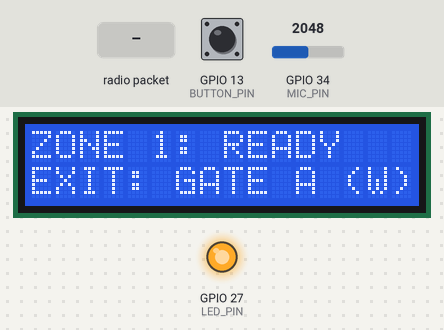
Simulated run of this sketch. Board: ESP32. Parts: 16×2 character LCD, output pins drawn as LEDs (lit = HIGH). Dashed ring = blinking. Inputs (shaded band) come from the test bench; at power-on: GPIO 13 (BUTTON_PIN) HIGH, GPIO 34 (MIC_PIN) = 2048. No radio packets arrive unless stated; the audio player accepts every command and is not drawn; what the sketch prints to the serial monitor is not drawn.

Above: at 1.2 s.
At 3.5 s:
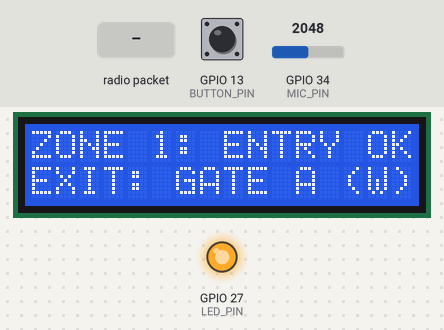
3.6 s: GPIO 13 (BUTTON_PIN) pulled LOW for 0.15 s
At 3.85 s:
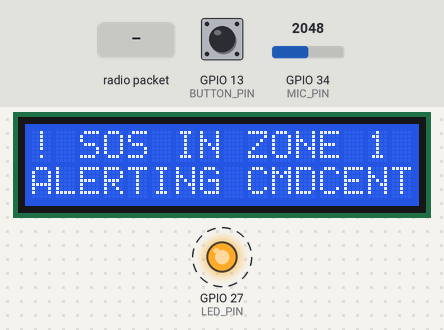
4.3 s: radio packet "SIREN_ON" arrives
At 5.8 s:
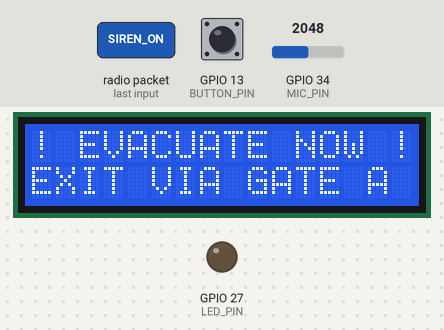
5.9 s: GPIO 13 (BUTTON_PIN) pulled LOW for 1 s
At 7.3 s:
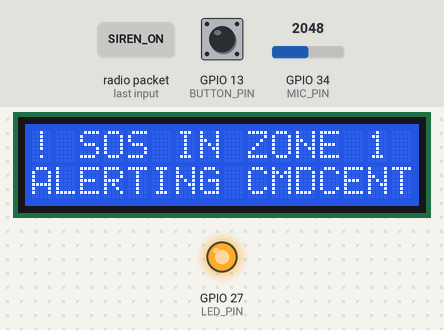
7.5 s: GPIO 13 (BUTTON_PIN) pulled LOW for 3.2 s
Timing chart, 0 to 19.7 s (numbered marks = the images above; inputs shaded):
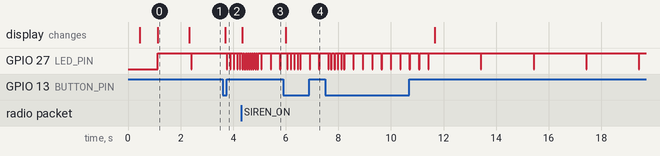

The sketch:

zonal_esp32.ino
```cpp
// ============================================================================
// CrowdShield — Production Zonal Field Node Firmware (Universal Master)
// Board: ESP32 DevKit V1
// Dual Radio: 433MHz SX1278 LoRa Long-Range + 2.4GHz ESP-NOW Mesh Fallback
// Peripherals: 1602 LCD Display + DFPlayer Mini Audio + SOS Button + Status LED
// ============================================================================
//
// PHYSICAL PIN CONNECTIONS (IDENTICAL FOR ALL 3 ZONAL NODES):
// ----------------------------------------------------------------------------
// 1. SOS PUSH BUTTON:
//    - One leg        -> ESP32 GPIO 13
//    - Other leg      -> ESP32 GND
//    (Internal pull-up enabled; pressing button pulls GPIO 13 to LOW)
//
// 2. STATUS / VISUAL ALARM LED:
//    - Anode (Long leg)  -> ESP32 GPIO 27 (via 330Ω resistor)
//    - Cathode (Short)   -> ESP32 GND
//
// 3. 1602 LCD DISPLAY (Direct 4-Bit Parallel Mode):
//    - Pin 1 (VSS/GND)   -> GND
//    - Pin 2 (VDD/5V)    -> 5V (ESP32 VIN)
//    - Pin 3 (VO)        -> 1kΩ or 1.5kΩ resistor to GND (Optimal contrast)
//    - Pin 4 (RS)        -> ESP32 GPIO 21
//    - Pin 5 (RW)        -> GND (Write mode)
//    - Pin 6 (E)         -> ESP32 GPIO 22
//    - Pin 11 (D4)       -> ESP32 GPIO 17
//    - Pin 12 (D5)       -> ESP32 GPIO 16
//    - Pin 13 (D6)       -> ESP32 GPIO 4
//    - Pin 14 (D7)       -> ESP32 GPIO 15
//    - Pin 15 (A/BLA)    -> 5V (via 220Ω resistor or directly to 3.3V)
//    - Pin 16 (K/BLK)    -> GND
//
// 4. DFPLAYER MINI MP3 PLAYER & 3W SPEAKER:
//    - Pin 1 (VCC)       -> 5V (ESP32 VIN)
//    - Pin 2 (RX)        -> 1kΩ resistor -> ESP32 GPIO 26 (TX2)
//    - Pin 3 (TX)        -> ESP32 GPIO 25 (RX2)
//    - Pin 6 (SPK_1)     -> Speaker terminal 1
//    - Pin 7 (GND)       -> GND
//    - Pin 8 (SPK_2)     -> Speaker terminal 2
//
// 5. SX1278 LORA TRANSCEIVER (Ra-02 433MHz):
//    - 3.3V              -> ESP32 3.3V (CRITICAL: NEVER CONNECT TO 5V!)
//    - GND               -> GND
//    - NSS (CS)          -> ESP32 GPIO 5
//    - RST               -> ESP32 GPIO 14
//    - DIO0              -> ESP32 GPIO 33
//    - SCK               -> ESP32 GPIO 18
//    - MISO              -> ESP32 GPIO 19
//    - MOSI              -> ESP32 GPIO 23
// ============================================================================

#include <SPI.h>
#include <LoRa.h>
#include <esp_now.h>
#include <WiFi.h>
#include <esp_wifi.h>
#include <HardwareSerial.h>
#include <DFRobotDFPlayerMini.h>
#include <LiquidCrystal.h>

// ============================================================================
// CONFIGURATION: CHOOSE ZONE (Set to 1, 2, or 3)
// CHANGE ONLY THIS SINGLE LINE TO SWITCH ZONES!
// ============================================================================
#define ZONE_ID 1

#if ZONE_ID == 1
  const char* NODE_NAME  = "NODE-Z1";
  const char* ZONE_NAME  = "MAIN GATE PLAZA";
  const char* EXIT_POINT = "GATE A (WEST)";
  const char* EVAC_MSG   = "EXIT VIA GATE A ";
  const char* IDLE_MSG   = "EXIT: GATE A (W)";
#elif ZONE_ID == 2
  const char* NODE_NAME  = "NODE-Z2";
  const char* ZONE_NAME  = "EAST CHOKE TNL";
  const char* EXIT_POINT = "GATE B (NORTH)";
  const char* EVAC_MSG   = "EXIT VIA GATE B ";
  const char* IDLE_MSG   = "EXIT: GATE B (N)";
#elif ZONE_ID == 3
  const char* NODE_NAME  = "NODE-Z3";
  const char* ZONE_NAME  = "CENTRAL ARENA";
  const char* EXIT_POINT = "GATE C (SOUTH)";
  const char* EVAC_MSG   = "EXIT VIA GATE C ";
  const char* IDLE_MSG   = "EXIT: GATE C (S)";
#else
  #error "INVALID ZONE_ID! Must be 1, 2, or 3."
#endif

// Pin Assignments
// SILENT PRESENTATION MODE: Set to 1 to mute hardware speaker for Judge Presentation
#define SILENT_PRESENTATION_MODE 0
#define BUTTON_PIN 13   // SOS Button connected to GPIO 13 and GND
#define LED_PIN    27   // Status & Alarm LED
#define MIC_PIN    34   // Optional sound/mic analog sensor (ADC1)

// DFPlayer Mini on HardwareSerial 2
#define DF_RX_PIN  25   // Connects to DFPlayer TX
#define DF_TX_PIN  26   // Connects through 1kΩ to DFPlayer RX

// SX1278 LoRa SPI Pins
#define LORA_SS    5    // Chip Select (NSS)
#define LORA_RST   14   // Hardware Reset
#define LORA_DIO0  33   // Packet Ready IRQ
#define LORA_BAND  433E6 // 433 MHz for SX1278

// 1602 LCD: RS=21, E=22, D4=17, D5=16, D6=4, D7=15
LiquidCrystal lcd(21, 22, 17, 16, 4, 15);

HardwareSerial dfSerial(2);
DFRobotDFPlayerMini myDFPlayer;

bool dfPlayerOnline = false;
bool loraOnline = false;

// Robust Button Debounce & Edge Detection
int lastRawButtonReading = HIGH;
int stableButtonState = HIGH;
unsigned long lastDebounceTime = 0;
const unsigned long DEBOUNCE_DELAY_MS = 80;

unsigned long lastSend = 0;
unsigned long lastDownlinkHeard = 0;
unsigned long sosLatchUntil = 0;
uint32_t seqCounter = 0;
int currentDisplayedState = 0; // 0=Normal, 1=SOS, 2=Evac, 3=Caution, 4=AllClear

// ESP-NOW Broadcast MAC Address (FF:FF:FF:FF:FF:FF)
uint8_t broadcastAddress[] = {0xFF, 0xFF, 0xFF, 0xFF, 0xFF, 0xFF};

// Volatile state for audio & display playback triggered from downlink
volatile int pendingTrackToPlay = 0;
volatile int pendingAlertLevel = 0;
volatile bool pendingLcdUpdate = false;
char pendingLcdLine1[17] = "";
char pendingLcdLine2[17] = "";

// LCD Helper to print formatted 16-character lines cleanly (Anti-Flicker Text Caching)
static char lastLcdLine1[17] = "";
static char lastLcdLine2[17] = "";

void updateLcd(const char* line1, const char* line2) {
  char buf1[17];
  char buf2[17];
  snprintf(buf1, sizeof(buf1), "%-16s", line1 ? line1 : "");
  snprintf(buf2, sizeof(buf2), "%-16s", line2 ? line2 : "");

  // Skip hardware write if display content has not changed - eliminates 100% of LCD flickering!
  if (strncmp(lastLcdLine1, buf1, 16) == 0 && strncmp(lastLcdLine2, buf2, 16) == 0) {
    return;
  }
  strncpy(lastLcdLine1, buf1, 16);
  lastLcdLine1[16] = '\0';
  strncpy(lastLcdLine2, buf2, 16);
  lastLcdLine2[16] = '\0';

  lcd.setCursor(0, 0);
  lcd.print(buf1);
  lcd.setCursor(0, 1);
  lcd.print(buf2);
}

// ============================================================================
// TELEMETRY TRANSMITTER (TRANSMITS DUAL BURST: LORA 433MHz + ESP-NOW 2.4GHz)
// ============================================================================
void transmitPacket(bool isSosActive) {
  seqCounter++;
  float volts = 4.12;
  int pct = 90;
  int micVal = analogRead(MIC_PIN);
  int motionDetected = (micVal > 3000) ? 1 : 0;

  String pkt = "{\"node\":\"" + String(NODE_NAME) + "\"" +
               ",\"z\":" + String(ZONE_ID) +
               ",\"sos\":" + String(isSosActive ? 1 : 0) +
               ",\"mo\":" + String(motionDetected) +
               ",\"seq\":" + String(seqCounter) +
               ",\"batteryVolts\":" + String(volts, 2) +
               ",\"batteryPct\":" + String(pct) + "}";

  // 1. Transmit via 433MHz SX1278 LoRa
  if (loraOnline) {
    LoRa.beginPacket();
    LoRa.print(pkt);
    LoRa.endPacket();
    LoRa.receive(); // Immediately resume continuous receive mode
  }

  // 2. Transmit via 2.4GHz ESP-NOW Mesh
  esp_now_send(broadcastAddress, (uint8_t*)pkt.c_str(), pkt.length());

  if (isSosActive) {
    Serial.printf("[TX 🚨 SOS] (LoRa:%s, ESP-NOW:OK) %s\n", loraOnline ? "OK" : "OFF", pkt.c_str());
    digitalWrite(LED_PIN, LOW); delay(25); digitalWrite(LED_PIN, HIGH);
  } else {
    Serial.printf("[TX Heartbeat] %s (LoRa:%s)\n", pkt.c_str(), loraOnline ? "OK" : "OFF");
    digitalWrite(LED_PIN, LOW); delay(15); digitalWrite(LED_PIN, HIGH);
  }
}

// ============================================================================
// DOWNLINK COMMAND PROCESSOR (SHARED BY LORA AND ESP-NOW)
// ============================================================================
void processDownlinkCommand(const String& incoming, const char* sourceName) {
  Serial.printf("[%s RX Downlink] %s\n", sourceName, incoming.c_str());

  // 1. Support pipe-delimited display format: "zNum|alertLevel|instructionText" (e.g. "1|3|FIRE IN Z2 - REROUTE VIA GATE A")
  if (incoming.indexOf('|') != -1) {
    int firstPipe = incoming.indexOf('|');
    int targetZ = incoming.substring(0, firstPipe).toInt();
    if (targetZ == ZONE_ID || targetZ == 0) {
      int secondPipe = incoming.indexOf('|', firstPipe + 1);
      if (secondPipe != -1) {
        int pipeLvl = incoming.substring(firstPipe + 1, secondPipe).toInt();
        String textPayload = incoming.substring(secondPipe + 1);
        textPayload.trim();
        lastDownlinkHeard = millis();
        int pipeTrack = (pipeLvl >= 3) ? 1 : ((pipeLvl == 2) ? 2 : 3);
        pendingTrackToPlay = pipeTrack;
        pendingAlertLevel = pipeLvl;

        // Display zone-specific instruction and exit arrow on 1602 LCD
        String l1 = textPayload.substring(0, min(16, (int)textPayload.length()));
        String l2 = (textPayload.length() > 16) ? textPayload.substring(16, min(32, (int)textPayload.length())) : "";
        // Thread-safe LCD buffer (rendered in loop to avoid ISR race)
        snprintf(pendingLcdLine1, sizeof(pendingLcdLine1), "%-16s", l1.c_str());
        snprintf(pendingLcdLine2, sizeof(pendingLcdLine2), "%-16s", l2.c_str());
        pendingLcdUpdate = true;
        currentDisplayedState = (pipeLvl >= 3) ? 2 : ((pipeLvl == 2) ? 3 : 4);
        return;
      }
    }
  }

  // 2. Support standard JSON format
  bool isForThisZone = false;
  String myZStr1 = "\"z\":" + String(ZONE_ID);
  String myZStr2 = "\"z\": " + String(ZONE_ID);
  String bCastStr1 = "\"z\":0";
  String bCastStr2 = "\"z\": 0";

  if (incoming.indexOf(myZStr1) != -1 || incoming.indexOf(myZStr2) != -1 ||
      incoming.indexOf(bCastStr1) != -1 || incoming.indexOf(bCastStr2) != -1 ||
      incoming.indexOf("SIREN_ON") != -1) {
    isForThisZone = true;
  }

  if (!isForThisZone) {
    return; // Ignore downlinks intended for other zones
  }

  lastDownlinkHeard = millis();

  int trackNum = 1;
  int lvlNum = 3;

  if (incoming.indexOf("\"track\":1") != -1 || incoming.indexOf("\"track\": 1") != -1 ||
      incoming.indexOf("0001") != -1 || incoming.indexOf("EVACUATE") != -1 ||
      incoming.indexOf("SIREN_ON") != -1 || incoming.indexOf("INST-01") != -1 || incoming.indexOf("FALL") != -1) {
    trackNum = 1;
    lvlNum = 3;
  } else if (incoming.indexOf("\"track\":2") != -1 || incoming.indexOf("\"track\": 2") != -1 ||
             incoming.indexOf("0002") != -1 || incoming.indexOf("CAUTION") != -1 ||
             incoming.indexOf("INST-02") != -1) {
    trackNum = 2;
    lvlNum = 2;
  } else if (incoming.indexOf("\"track\":3") != -1 || incoming.indexOf("\"track\": 3") != -1 ||
             incoming.indexOf("0003") != -1 || incoming.indexOf("CLEAR") != -1 ||
             incoming.indexOf("STANDBY") != -1 || incoming.indexOf("INST-03") != -1) {
    trackNum = 3;
    lvlNum = 1;
  }

  pendingTrackToPlay = trackNum;
  pendingAlertLevel = lvlNum;
}

// ESP-NOW Receive Callback
#if defined(ESP_ARDUINO_VERSION_MAJOR) && (ESP_ARDUINO_VERSION_MAJOR >= 3)
void onDataRecv(const esp_now_recv_info_t *info, const uint8_t *incomingData, int len) {
#else
void onDataRecv(const uint8_t *mac, const uint8_t *incomingData, int len) {
#endif
  if (len <= 0) return;
  char buffer[256];
  int copyLen = (len < 255) ? len : 255;
  memcpy(buffer, incomingData, copyLen);
  buffer[copyLen] = '\0';
  String incoming = String(buffer);
  incoming.trim();
  processDownlinkCommand(incoming, "ESP-NOW");
}

// ============================================================================
// SETUP
// ============================================================================
void setup() {
  Serial.begin(115200);
  delay(300);

  pinMode(BUTTON_PIN, INPUT_PULLUP);
  pinMode(LED_PIN, OUTPUT);
  pinMode(MIC_PIN, INPUT);
  digitalWrite(LED_PIN, LOW);

  // Read initial button state after pull-up settles
  delay(50);
  int bootButtonState = digitalRead(BUTTON_PIN);
  lastRawButtonReading = bootButtonState;
  stableButtonState = bootButtonState;

  // 1. Initialize 1602 LCD Display
  lcd.begin(16, 2);
  updateLcd("CROWDSHIELD NODE", "INITIALIZING...");

  Serial.println("\n=======================================================");
  Serial.printf(" CROWDSHIELD NODE: %s (Zone %d - %s)\n", NODE_NAME, ZONE_ID, ZONE_NAME);
  Serial.printf(" Designated Exit: %s\n", EXIT_POINT);
  Serial.println(" Radios: 433MHz SX1278 LoRa + 2.4GHz ESP-NOW Mesh");
  Serial.printf(" Peripherals: 1602 LCD + DFPlayer + SOS (Pin %d) + LED (Pin 27)\n", BUTTON_PIN);
  Serial.println("=======================================================");

  if (bootButtonState == LOW) {
    Serial.printf(" [NOTICE] SOS Button on GPIO %d is LOW at boot. Alert suppressed until released.\n\n", BUTTON_PIN);
  } else {
    Serial.printf(" [OK] SOS Button on GPIO %d is READY (HIGH = Released).\n\n", BUTTON_PIN);
  }

  // 2. Initialize DFPlayer Mini Audio on HardwareSerial 2
  dfSerial.begin(9600, SERIAL_8N1, DF_RX_PIN, DF_TX_PIN);
  delay(150);

  myDFPlayer.begin(dfSerial, false, false);
  dfPlayerOnline = true;
  #if SILENT_PRESENTATION_MODE
  myDFPlayer.volume(0); // Muted for Judge Presentation
  Serial.println("[DFPlayer] Speaker Muted (SILENT_PRESENTATION_MODE Active for Judges)");
#else
  myDFPlayer.volume(24); // Stable volume prevents power dip
  Serial.println("[DFPlayer] Active & Ready on TX2 Pin 26 (Volume 24)");
#endif

  // 3. Initialize SX1278 LoRa Radio (433MHz)
  LoRa.setPins(LORA_SS, LORA_RST, LORA_DIO0);
  if (LoRa.begin(LORA_BAND)) {
    loraOnline = true;
    LoRa.setSpreadingFactor(9);
    LoRa.setSignalBandwidth(125E3);
    LoRa.setTxPower(14, true); // +14dBm prevents close-range receiver saturation while keeping 500m+ range
    LoRa.receive(); // Enter continuous RX mode immediately
    Serial.println("[LoRa 433MHz] SX1278 Online & Active (SF9, BW125kHz, +14dBm Anti-Saturation)");
  } else {
    Serial.println("[LoRa 433MHz] Warning: SX1278 not found. Falling back to ESP-NOW 2.4GHz mesh!");
  }

  // 4. Initialize ESP-NOW Mesh Fallback Radio (Wi-Fi Channel 1 Locked)
  WiFi.mode(WIFI_STA);
  WiFi.disconnect();
  esp_wifi_set_promiscuous(true);
  esp_wifi_set_channel(1, WIFI_SECOND_CHAN_NONE);
  esp_wifi_set_promiscuous(false);

  if (esp_now_init() == ESP_OK) {
    Serial.println("[ESP-NOW 2.4GHz] Mesh Channel 1 Online & Initialized!");

    #if defined(ESP_ARDUINO_VERSION_MAJOR) && (ESP_ARDUINO_VERSION_MAJOR >= 3)
      esp_now_register_recv_cb(onDataRecv);
    #else
      esp_now_register_recv_cb(onDataRecv);
    #endif

    // Register Broadcast Peer (FF:FF:FF:FF:FF:FF)
    esp_now_peer_info_t peerInfo = {};
    memcpy(peerInfo.peer_addr, broadcastAddress, 6);
    peerInfo.channel = 1;
    peerInfo.encrypt = false;
    esp_now_add_peer(&peerInfo);
  }

  // Steady Green / Solid ON LED confirms node is live and monitoring
  digitalWrite(LED_PIN, HIGH);

  // Ready Screen on 1602 LCD
  char readyLine[17];
  snprintf(readyLine, sizeof(readyLine), "ZONE %d: READY", ZONE_ID);
  updateLcd(readyLine, IDLE_MSG);
  delay(1200);

  char normalLine[17];
  snprintf(normalLine, sizeof(normalLine), "ZONE %d: ENTRY OK", ZONE_ID);
  updateLcd(normalLine, IDLE_MSG);
}

// ============================================================================
// MAIN LOOP
// ============================================================================
void loop() {
  unsigned long now = millis();

  // Render thread-safe LCD update from downlink if available
  if (pendingLcdUpdate) {
    pendingLcdUpdate = false;
    updateLcd(pendingLcdLine1, pendingLcdLine2);
  }

  // --------------------------------------------------------------------------
  // 1. CHECK FOR INCOMING LORA DOWNLINK PACKETS
  // --------------------------------------------------------------------------
  if (loraOnline) {
    int packetSize = LoRa.parsePacket();
    if (packetSize) {
      String loraIncoming = "";
      while (LoRa.available()) {
        loraIncoming += (char)LoRa.read();
      }
      loraIncoming.trim();
      processDownlinkCommand(loraIncoming, "LoRa");
    }
  }

  // --------------------------------------------------------------------------
  // 2. EXECUTE DOWNLINK ACTIONS (AUDIO PLAYBACK + LCD + STROBE)
  // --------------------------------------------------------------------------
  if (pendingTrackToPlay > 0) {
    int track = pendingTrackToPlay;
    int lvl = pendingAlertLevel;
    pendingTrackToPlay = 0;

    static unsigned long lastAudioPlayTime = 0;
    static int lastAudioTrack = 0;

    // Debounce downlink commands to prevent continuous loop lockup and audio restart
    if (now - lastAudioPlayTime > 3000 || track != lastAudioTrack) {
      lastAudioPlayTime = now;
      lastAudioTrack = track;
#if SILENT_PRESENTATION_MODE
      Serial.printf("\n>>> [ACTION] Warning Track %d Triggered (Audio Muted for Judges Presentation) <<<\n", track);
#else
      Serial.printf("\n>>> [ACTION] Playing Warning Message Track %d on DFPlayer Mini (Level %d) <<<\n", track, lvl);
      myDFPlayer.volume(24);
      myDFPlayer.play(track);
#endif

      // Update 1602 LCD Display and Visual LED only on fresh command / cooldown
      if (track == 1) {
        // PRESET 1: EMERGENCY EVACUATION (Targeted to designated exit)
        updateLcd("! EVACUATE NOW !", EVAC_MSG);
        currentDisplayedState = 2;
        for (int i = 0; i < 8; i++) {
          digitalWrite(LED_PIN, LOW); delay(40); yield();
          digitalWrite(LED_PIN, HIGH); delay(40); yield();
        }
      } else if (track == 2) {
        // PRESET 2: CROWD CAUTION / SLOW DOWN
        updateLcd("! CROWD CAUTION !", "SLOW DOWN - WAIT");
        currentDisplayedState = 3;
        for (int i = 0; i < 4; i++) {
          digitalWrite(LED_PIN, LOW); delay(100); yield();
          digitalWrite(LED_PIN, HIGH); delay(100); yield();
        }
      } else {
        // PRESET 3: ALL CLEAR / STANDBY
        char line1[17];
        snprintf(line1, sizeof(line1), "ZONE %d: ALL CLEAR", ZONE_ID);
        updateLcd(line1, IDLE_MSG);
        currentDisplayedState = 4;
        for (int i = 0; i < 2; i++) {
          digitalWrite(LED_PIN, LOW); delay(200); yield();
          digitalWrite(LED_PIN, HIGH); delay(200); yield();
        }
      }

      digitalWrite(LED_PIN, HIGH); // Restore solid ON
    }
  }

  // --------------------------------------------------------------------------
  // 3. PHYSICAL SOS BUTTON DETECTION & DEBOUNCING (GPIO 13)
  // --------------------------------------------------------------------------
  int rawReading = digitalRead(BUTTON_PIN);

  // Debounce timing
  if (rawReading != lastRawButtonReading) {
    lastDebounceTime = now;
  }
  lastRawButtonReading = rawReading;

  // Once signal has remained stable for at least DEBOUNCE_DELAY_MS (50ms)
  if ((now - lastDebounceTime) > DEBOUNCE_DELAY_MS) {
    // True Falling Edge: Transition from RELEASED (HIGH) to PRESSED (LOW)
    if (rawReading == LOW && stableButtonState == HIGH) {
      stableButtonState = LOW;

      Serial.printf("\n🚨 [EMERGENCY SOS PRESSED] Physical Button triggered in Zone %d!\n", ZONE_ID);
      sosLatchUntil = now + 4000; // Latch SOS active for 4 seconds

      char line1[17];
      snprintf(line1, sizeof(line1), "! SOS IN ZONE %d !", ZONE_ID);
      updateLcd(line1, "ALERTING CMDCENTER");
      currentDisplayedState = 1;

      // Immediate Burst: transmit 3 rapid packets spaced by 40ms over both radios
      for (int b = 0; b < 3; b++) {
        transmitPacket(true);
        delay(40);
      }
      lastSend = millis();
    }
    // Rising Edge: Transition from PRESSED (LOW) back to RELEASED (HIGH)
    else if (rawReading == HIGH && stableButtonState == LOW) {
      stableButtonState = HIGH;
      Serial.printf("[BUTTON RELEASED] Zone %d SOS button released (Pin %d = HIGH).\n", ZONE_ID, BUTTON_PIN);
    }
  }

  bool isSosActive = (now < sosLatchUntil);

  // Restore LCD after SOS period clears
  if (!isSosActive && currentDisplayedState == 1) {
    char line1[17];
    snprintf(line1, sizeof(line1), "ZONE %d: ENTRY OK", ZONE_ID);
    updateLcd(line1, IDLE_MSG);
    currentDisplayedState = 0;
  }

  // --------------------------------------------------------------------------
  // 4. PERIODIC TELEMETRY (350ms during active SOS, 2000ms idle heartbeat)
  // --------------------------------------------------------------------------
  unsigned long interval = isSosActive ? 350 : 2000;
  if (now - lastSend >= interval) {
    transmitPacket(isSosActive);
    lastSend = now;
  }

  delay(10);
}
```

Measured:
- after the input at 3.6 s, GPIO 27 (LED_PIN): alternates HIGH for 0.11 s and LOW for 0.03 s, starting after 0.15 s; the display: changes after 0.09 s (image 2)
- after the input at 4.3 s, the display: changes after 0.05 s (image 3)
- after the input at 5.9 s, the display: changes after 0.09 s (image 4)
- what the display in image 0 shows lasts 1.2 s, from 1.1 s to 2.3 s
